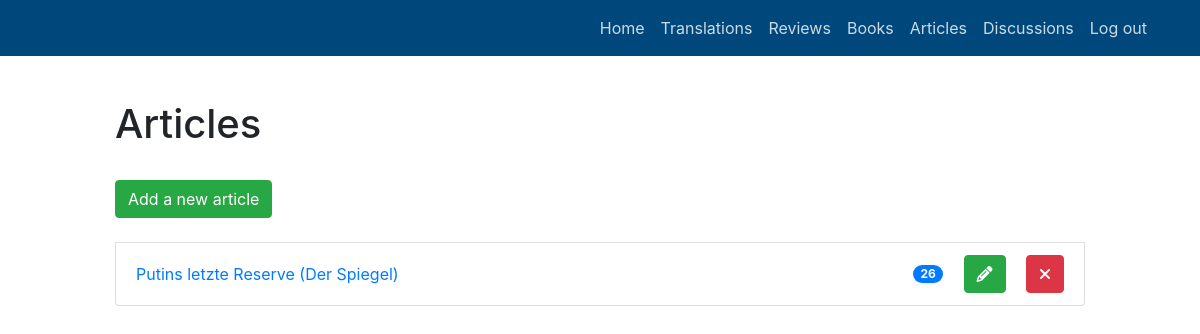
Page /public/member/articles/list (signed in) on the committed database.
### dictionary/models.py (models this page shows, shortened)
class Support(models.Model):
    title = models.CharField("Title",max_length=100,default='')
    language = models.ForeignKey('Language',on_delete=models.CASCADE,default='')
    slug = models.SlugField("Slug",max_length=100,default='',null=True,blank=True)
    user = models.ForeignKey(User,on_delete=models.CASCADE,null=True,blank=True)
    @property
    def nb_translations(self):
        return self.translations.all().count()
    class Meta:
        abstract = True
        unique_together = ("slug")
        verbose_name = "Support"
        verbose_name_plural = "Supports"

class Article(Support):
    topic = models.ForeignKey('Topic',on_delete=models.CASCADE,default='')
    newspaper = models.ForeignKey('Newspaper',on_delete=models.CASCADE,default='')
    link = models.TextField("Link to the article",default='',null=True,blank=True)
    translations = models.ManyToManyField('Translation', through='TranslationLinkArticle')
    class Meta:
        verbose_name = "Article"
        verbose_name_plural = "Articles"

class Newspaper(models.Model):
    name = models.CharField("Name",max_length=100,default='',null=True,blank=True)
    class Meta:
        verbose_name = "Newspaper"
        verbose_name_plural = "Newspapers"

### dictionary/views.py (the view)
# urls.py: path('member/articles/list', views.ArticlesListView.as_view(), name='list_article'),
class ArticlesListView(LoginRequiredMixin,ListView):
    model = models.Article
    paginate_by = 10  # if pagination is desired
    template_name = "dictionary/articles_list.html"
    def get_queryset(self):
        return models.Article.objects.filter(user=self.request.user)

### dictionary/templates/dictionary/articles_list.html (shortened to what this page needs)
{% extends 'dictionary/base_global.html' %}
{% block libraries %}
{% load crispy_forms_tags %}
{% endblock %}
{% block body %}
	<h1>Articles</h1>
	<br>
	<a href="{% url 'add_article' %}">
		<button type="submit" class="btn btn-success">Add a new article</button>
	</a>
	<br><br>
	{% for article in object_list %}
		<li class="list-group-item d-flex justify-content-between align-items-center">
			<a href="{% url 'details_article' slug_article=article.slug %}">
			{{ article.title }} ({{ article.newspaper.name }})
			</a>
			<div class="pull-right">
				<span class="badge badge-primary badge-pill mr-3">{{ article.nb_translations }}</span>
				<a href="{% url 'update_article' slug_article=article.slug %}">
					<button class="btn btn-success mr-3">
						<i class="fa fa-pencil" aria-hidden="true"></i>
					</button>
				</a>
				<a href="{% url 'delete_article' slug_article=article.slug %}">
					<button class="btn btn-danger">
						<i class="fa fa-times" aria-hidden="true"></i>
					</button>
				</a>
			</div>
		</li>
	{% empty %}
		<div class="alert alert-info" role="alert">
		No lectures yet.
		</div>
	{% endfor %}
{% endblock %}

### rows in the picture
Article: title "Putins letzte Reserve", newspaper.name "Der Spiegel", nb_translations "26"
